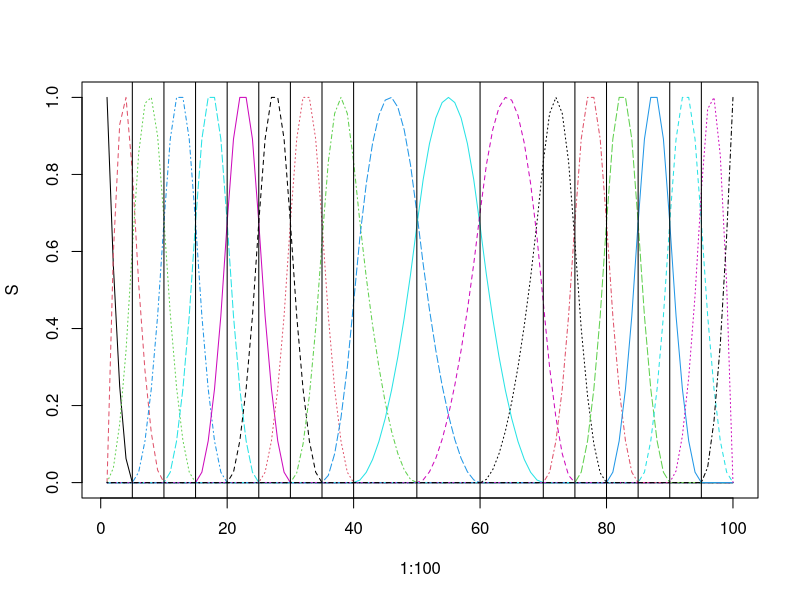
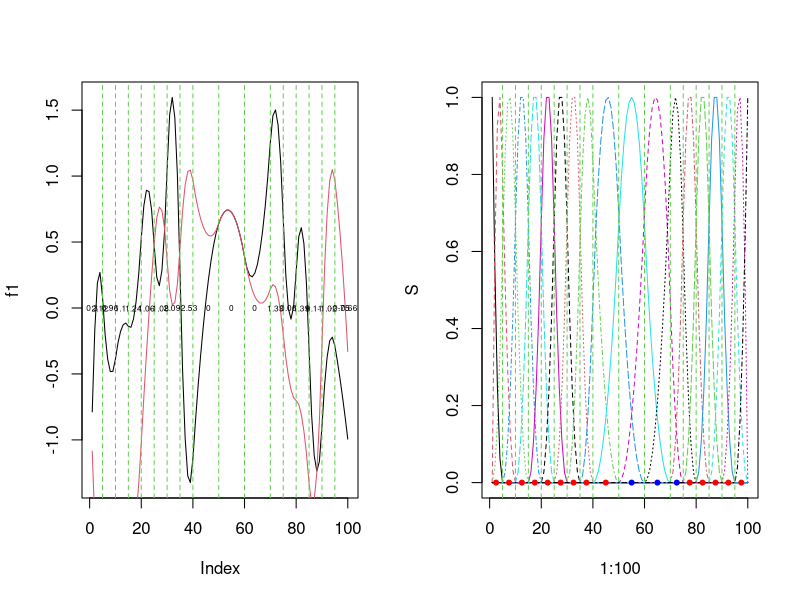

Write R code to recreate these figures, in order.
library(splines2)

ages <- 0:100
ages_no0 <- ages[-1]

# Construction of the spline basis functions
S.temp <- bSpline(ages_no0, 
                  knots = c(seq(5, 40, by = 5), 50, 60, seq(70, 95, by = 5)), 
                  degree = 2, 
                  intercept = TRUE)
# The number of B-spline basis is equal to the number of internal nodes plus
#   the order, that is equal to degree plus one. Hence, in this case
#   the number is 16+3=19.
K <- ncol(S.temp)

# Normalization
for (k in 1:K){
  S.temp[,k] <- S.temp[,k]/max(S.temp[,k])
}

S <- S.temp

# Plot of B-splines except for the Dirac delta
matplot(x = 1:100, y = S, type = "l")
knots <- c(seq(5, 40, by = 5), 50, 60, seq(70, 95, by = 5))
abline(v = knots)


b1 <- rnorm(19)
b2 <- rnorm(19)
b2[10:12] <- b1[10:12]

f1 <- S %*% b1
f2 <- S %*% b2

par(mfrow = c(1, 2))
plot(f1, type = "l", col = 1)
lines(f2, col = 2)
abline(v = knots, 
       col = 3, lty = 2)
middle_points <- (c(0, knots[1:16]) + c(knots[1:16], 100))/2
# points(middle_points, rep(0, length(knots) + 1), pch = 20, 
       # col = ifelse(b1 == b2, "blue", "red"))
ages_max <- apply(S, 2, which.max)
text(x = ages_max, y = rep(0, length(knots) + 1), 
     round(b1 - b2, 2),
     cex = 0.5)

matplot(x = 1:100, y = S, type = "l")
abline(v = knots, 
       col = 3, lty = 2)
points(middle_points, rep(0, length(knots) + 1), pch = 20, 
       col = ifelse(b1 == b2, "blue", "red"))
